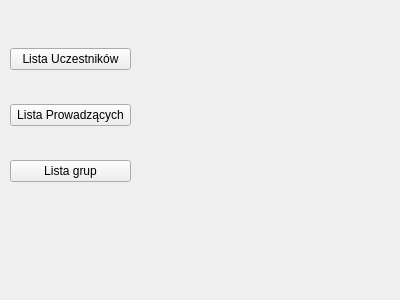
<?xml version="1.0" encoding="UTF-8"?>
<ui version="4.0">
 <class>pracownikpanel</class>
 <widget class="QWidget" name="pracownikpanel">
  <property name="geometry">
   <rect>
    <x>0</x>
    <y>0</y>
    <width>400</width>
    <height>300</height>
   </rect>
  </property>
  <property name="windowTitle">
   <string>Form</string>
  </property>
  <widget class="QWidget" name="layoutWidget">
   <property name="geometry">
    <rect>
     <x>10</x>
     <y>20</y>
     <width>121</width>
     <height>191</height>
    </rect>
   </property>
   <layout class="QVBoxLayout" name="verticalLayout">
    <item>
     <widget class="QPushButton" name="addGroupButton">
      <property name="text">
       <string>Lista Uczestników</string>
      </property>
     </widget>
    </item>
    <item>
     <widget class="QPushButton" name="removeGroupButton">
      <property name="text">
       <string>Lista Prowadzących</string>
      </property>
     </widget>
    </item>
    <item>
     <widget class="QPushButton" name="addUserButton">
      <property name="text">
       <string>Lista grup</string>
      </property>
     </widget>
    </item>
   </layout>
  </widget>
 </widget>
 <resources/>
 <connections/>
</ui>
